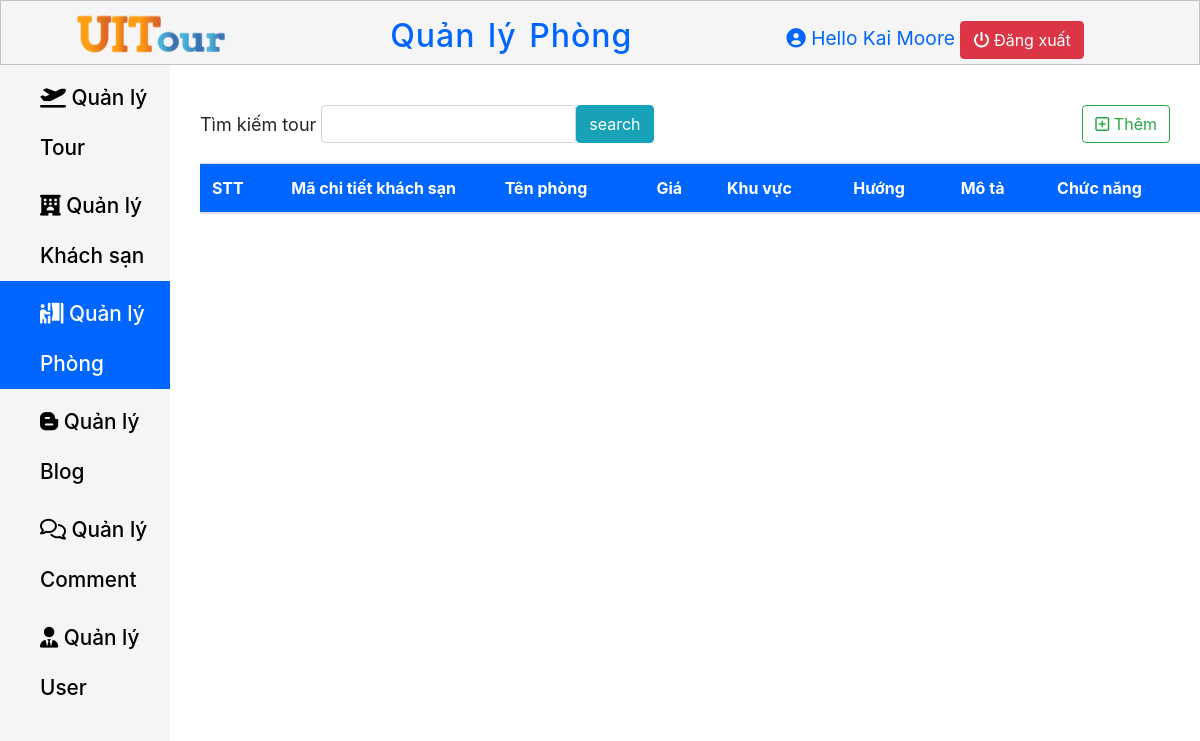
The page /Page-Admin/QuanLyPhong.php (signed in) on the database as committed earlier.
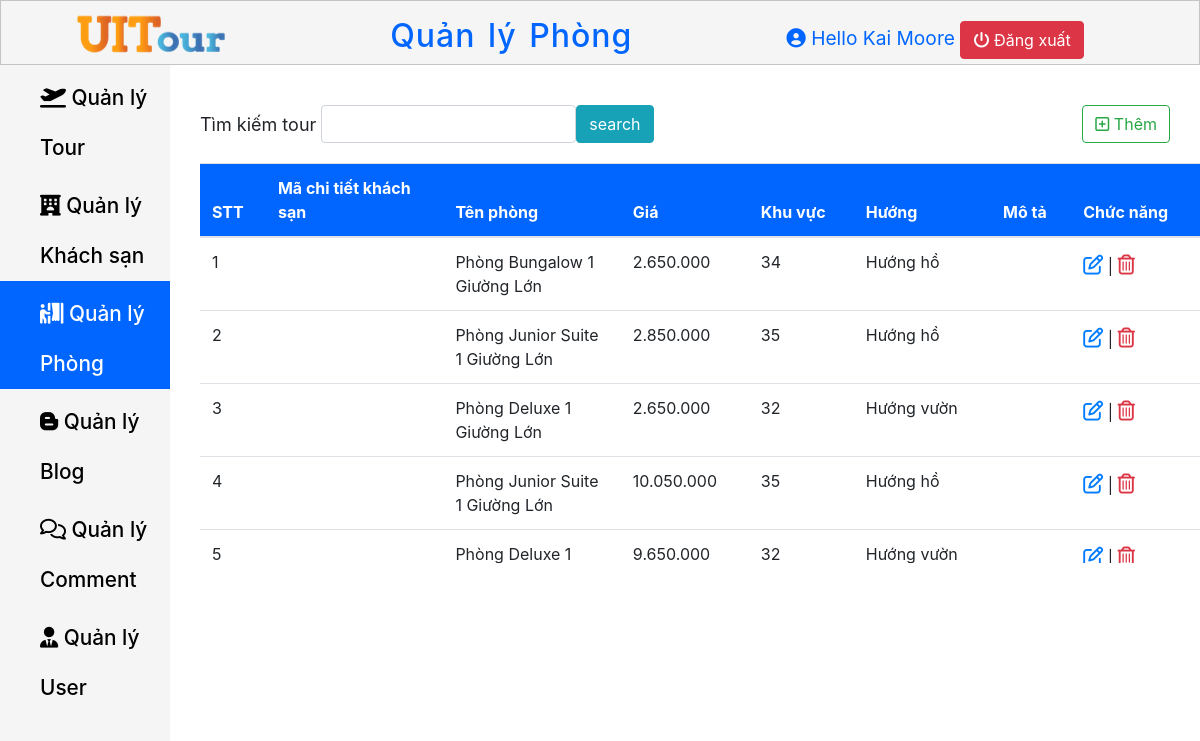
The same page on the database as committed later.
### tables this page shows
CREATE TABLE `phong` (
  `Phong_Id` int(11) NOT NULL,
  `Hotel_Id` int(11) NOT NULL,
  `Name_Phong` varchar(500) NOT NULL,
  `Price` varchar(11) NOT NULL,
  `Area` int(11) NOT NULL,
  `Facing` varchar(100) NOT NULL,
  `Description` varchar(500) NOT NULL,
  `type` int(11) NOT NULL
);

### Page-Admin/session_dangnhap.php (called while the page is built, shortened)
<?php
    if (isset($_SESSION['FullName']) && $_SESSION['FullName']){
        $adminName = $_SESSION['FullName'];
    }
    else {
        header("location:DangNhap.php");
    }
?>

### Page-Admin/QuanLyPhong.php (the view, shortened to what this page needs)
<?php require"session_dangnhap.php"; ?>
<?php
    $host = "localhost";
    $host_user ="root";
    $host_password = "";
    $database = "ie104.m12";
    $port = "8111";
    $conn = new mysqli($host, $host_user, $host_password, $database, $port);
    if(isset($_POST["search"]))
    {
        $result = $_POST["search"];
        $sql = "SELECT * FROM phong WHERE Name_Phong Like '%$result%' OR CT_Hotel_Id Like '%$result%'";
    }
    else
        $sql = "SELECT * from phong";
    $kq = $conn->query($sql);
?>
<!DOCTYPE html>
<html lang="en">
<head>
    <link rel="stylesheet" href="Navbar.css">
    <link rel="stylesheet" href="Content.css">
    <link rel="stylesheet" href="https://cdn.jsdelivr.net/npm/bootstrap@4.5.3/dist/css/bootstrap.min.css">
    <link rel="stylesheet" href="https://cdnjs.cloudflare.com/ajax/libs/font-awesome/6.0.0-beta3/css/all.min.css" />
</head>
<body>
    <header class="header-container">
        <div class="header-container__logo">
            <a href="../Page-Admin/TrangChu.php">
                <img src="../Trangchu/File/logo_header.png" alt="UITour">
            </a>
        </div>
        <h2 class="header-container__Title">
            Quản lý Phòng
        </h2>
        <div class="header-container__profile">
            <i class="fas fa-user-circle"></i>
            <span>Hello <?php echo $adminName; ?></span>
            <a href="dangxuat.php" class="btn btn-danger"> <i class="fas fa-power-off"></i> Đăng xuất</a>
        </div>
    </header>
    <main class="main">
        <nav class="nav-links">
            <ul class="nav-links__ul">
                <li class="nav-links__li ">
                    <a href="../Page-Admin/QuanLyTour.php" class=" nav-links__a">
                        <i class="fas fa-plane-departure "></i>  Quản lý Tour
                    </a>
                </li>
                <li class="nav-links__li">
                    <a href="../Page-Admin/QuanLyKhachSan.php" class=" nav-links__a">
                        <i class="fas fa-hotel"></i></i>  Quản lý Khách sạn
                    </a>
                </li>
                <li class="nav-links__li  active--css">
                    <a href="../Page-Admin/QuanLyPhong.php" class=" nav-links__a  active--css">
                        <i class="fas fa-person-booth"></i>  Quản lý Phòng
                    </a>
                </li>
                <li class="nav-links__li ">
                    <a href="../Page-Admin/QuanLyBlog.php" class=" nav-links__a ">
                        <i class="fab fa-blogger-b"></i></i>  Quản lý Blog
                    </a>
                </li>
                <li class="nav-links__li">
                    <a href="../Page-Admin/QuanLyComment.php" class=" nav-links__a">
                        <i class="far fa-comments"></i></i></i>  Quản lý Comment
                    </a>
                </li>
                <li class="nav-links__li " >
                    <a href="../Page-Admin/QuanLyUser.php" class=" nav-links__a ">
                        <i class="fas fa-user-tie"></i></i></i>  Quản lý User
                    </a>
                </li>
            </ul>
        </nav>
        <section>
            <div class="search-create" >
                <form action="" class="col-md-9" method="post">
                    <div class="form-inline col-md-9">
                        <label for="Tour_Name" class="control-label" style="margin-right: 5px;">Tìm kiếm tour</label>
                        <input type="text" name="search" class="form-control col-md-6">
                        <input type="submit" class="btn btn-info" name="submit" value="search">
                    </div>
                </form>
                <div>
                    <a href="../Page-Admin/ThemPhong.php" class="btn btn-outline-success"><i class="far fa-plus-square"></i> Thêm</a>
                </div>
            </div>
            <div class="table-overflow">
                <table class="table table-hover">
                    <thead>
                        <tr>
                            <th>STT</th>
                            <th>Mã chi tiết khách sạn</th>
                            <th>Tên phòng</th>
                            <th>Giá</th>
                            <th>Khu vực</th>
                            <th>Hướng</th>
                            <th>Mô tả</th>
                            <th>Chức năng</th>
                        </tr>
                    </thead>
                    <tbody>
                        <?php while($row = $kq-> fetch_assoc()) { ?>
                            <tr>
                                <td class="counterCell"></td>
                                <td><?php echo $row["CT_Hotel_Id"] ?></td>
                                <td><?php echo $row["Name_Phong"] ?></td>
                                <td><?php echo $row["Price"] ?></td>
                                <td><?php echo $row["Area"] ?></td>
                                <td><?php echo $row["Facing"] ?></td>
                                <td><?php echo $row["Description_Phong"] ?></td>
                                <td>
                                    <a  href="../Page-Admin/SuaPhong.php?id=<?php echo $row["Phong_Id"] ?>" style="font-size: 20px;" ><i class="far fa-edit"></i></a> |
                                    <a href="../Page-Admin/XoaPhong.php?id=<?php echo $row["Phong_Id"] ?>" style="font-size: 20px; " class="text-danger" onclick="return confirm('Bạn chắn chắn xóa chứ?')"><i class="far fa-trash-alt"></i></a>
                                </td>
                            </tr>
                        <?php } ?>
                    </tbody>
                </table>
            </div>
        </section>
    </main>
</body>
</html>

### Page-Admin/Navbar.css (style rules this page uses)
* { margin: 0; padding: 0; box-sizing: border-box; }
body { font-size: 15px; }
html { font-family: Arial, Helvetica, sans-serif; }
.header-container .header-container__logo img { margin-left: 3em; }
.header-container { display: flex; justify-content: space-between; align-items: center; width: 100%; max-height: 65px; position: fixed; top: 0; z-index: 10; background-color: #f5f5f5; border: 1px solid #c4c4c4; }
.header-container .header-container__Title { word-spacing: 3px; letter-spacing: 1px; margin-top: 15px; color: #0066FF; }
.header-container .header-container__profile { font-size: 1.2em; margin-right: 6em; margin-top: 15px; color: #0066FF; }
.main { margin-top: 65px; display: flex; width: 100%; }
.nav-links { width: 300px; height: 1000px; }
.nav-links__li { background-color: #f5f5f5; line-height: 50px; display: block; }
.nav-links__a { text-decoration: none; padding-top: 8px; color: #000; display: block; padding-left: 40px; font-weight: 500; font-size: 1.3em; }
.nav-links__ul { height: 100%; background-color: #f5f5f5; }
.active--css { background-color: #0066FF; color: #fff; }

### Page-Admin/Content.css (style rules this page uses)
* { margin: 0; padding: 0; box-sizing: border-box; }
body { font-size: 15px; max-width: 1500px; overflow-x: auto; }
label { font-size: 18px; }
.search-create { display: flex; width: 1000px; justify-content: space-between; margin-top: 40px; }
table thead tr { position: sticky; top: 0; background-color: #0066FF; color: #fff; }
.table-overflow { width: 1000px; height: 400px; margin-left: 30px; overflow-y: auto; margin-top: 20px; }
.table-overflow th, td { max-width: 150px; word-wrap: break-word; }
table { counter-reset: tableCount; }
.counterCell::before { content: counter(tableCount); counter-increment: tableCount; }

Rows that differ between the two databases and show on the page:
added phong: Name_Phong "Phòng Bungalow 1 Giường Lớn", Price "2.650.000", Area "34", Facing "Hướng hồ"
added phong: Name_Phong "Phòng Junior Suite 1 Giường Lớn", Price "2.850.000", Area "35", Facing "Hướng hồ"
added phong: Name_Phong "Phòng Deluxe 1 Giường Lớn", Price "2.650.000", Area "32", Facing "Hướng vườn"
added phong: Name_Phong "Phòng Junior Suite 1 Giường Lớn", Price "10.050.000", Area "35", Facing "Hướng hồ"
added phong: Name_Phong "Phòng Deluxe 1…", Price "9.650.000", Area "32", Facing "Hướng vườn"
